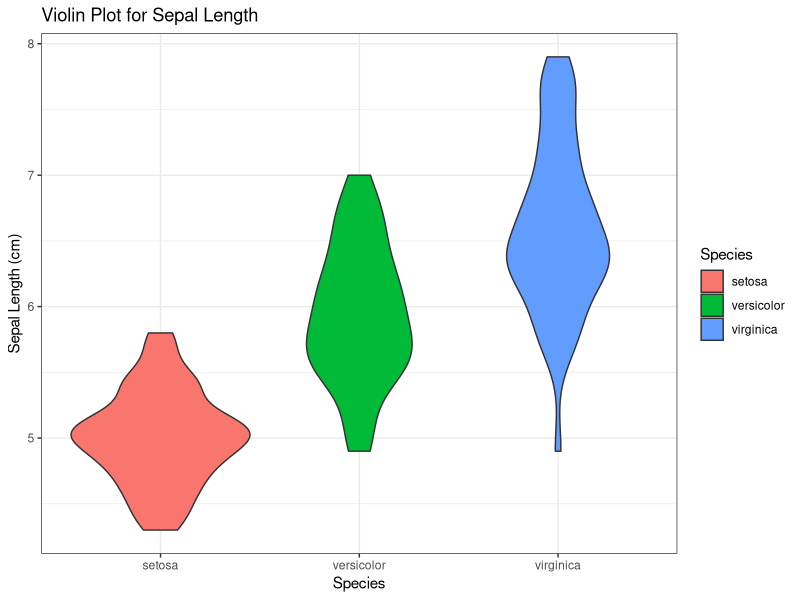
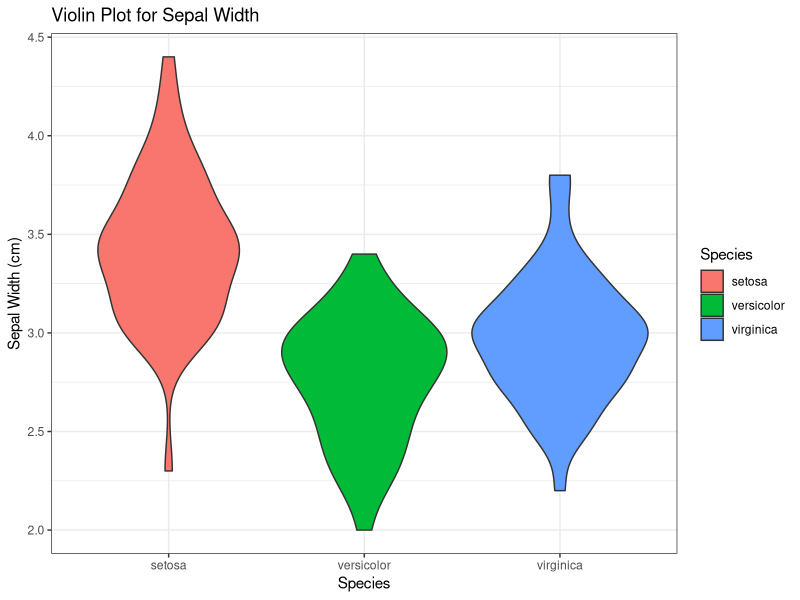
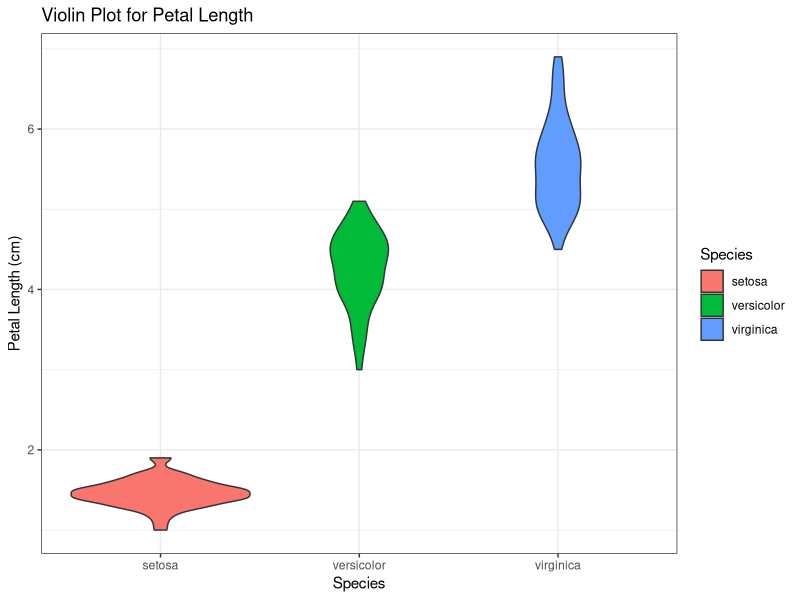
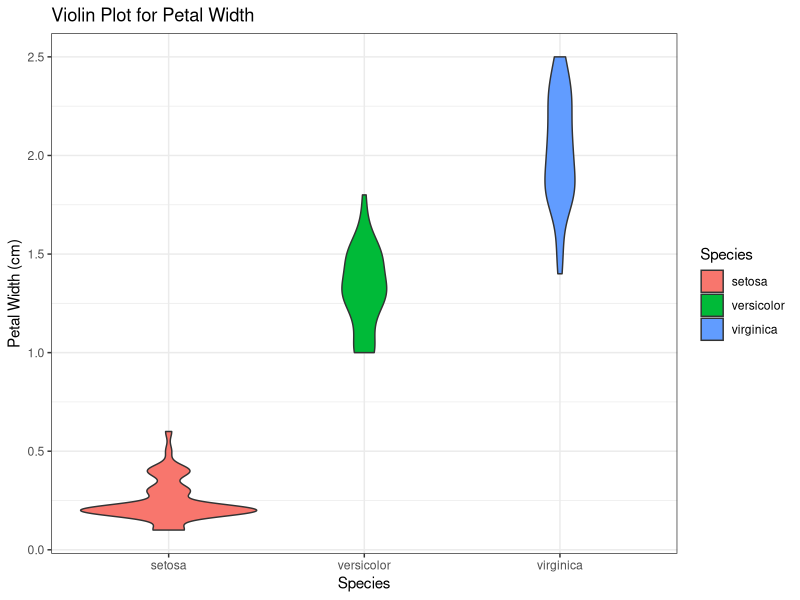

R code for these plots, in order:
## ---- chunk 1
data(iris)
head(iris)
## ---- chunk 2
str(iris)
## ---- chunk 3
library(ggplot2)
# violin plot for sepal length across all species
ggplot(iris, aes(x = Species, y = Sepal.Length, fill = Species)) +
  geom_violin() +
  labs(x = "Species", y = "Sepal Length (cm)", title = "Violin Plot for Sepal Length") +
  theme_bw()

# violin plot for sepal width 
ggplot(iris, aes(x = Species, y = Sepal.Width, fill = Species)) +
  geom_violin() +
  labs(x = "Species", y = "Sepal Width (cm)", title = "Violin Plot for Sepal Width") +
  theme_bw()

# violin plot for petal length
ggplot(iris, aes(x = Species, y = Petal.Length, fill = Species)) +
  geom_violin() +
  labs(x = "Species", y = "Petal Length (cm)", title = "Violin Plot for Petal Length") +
  theme_bw()

# violin plot for petal width
ggplot(iris, aes(x = Species, y = Petal.Width, fill = Species)) +
  geom_violin() +
  labs(x = "Species", y = "Petal Width (cm)", title = "Violin Plot for Petal Width") +
  theme_bw()
